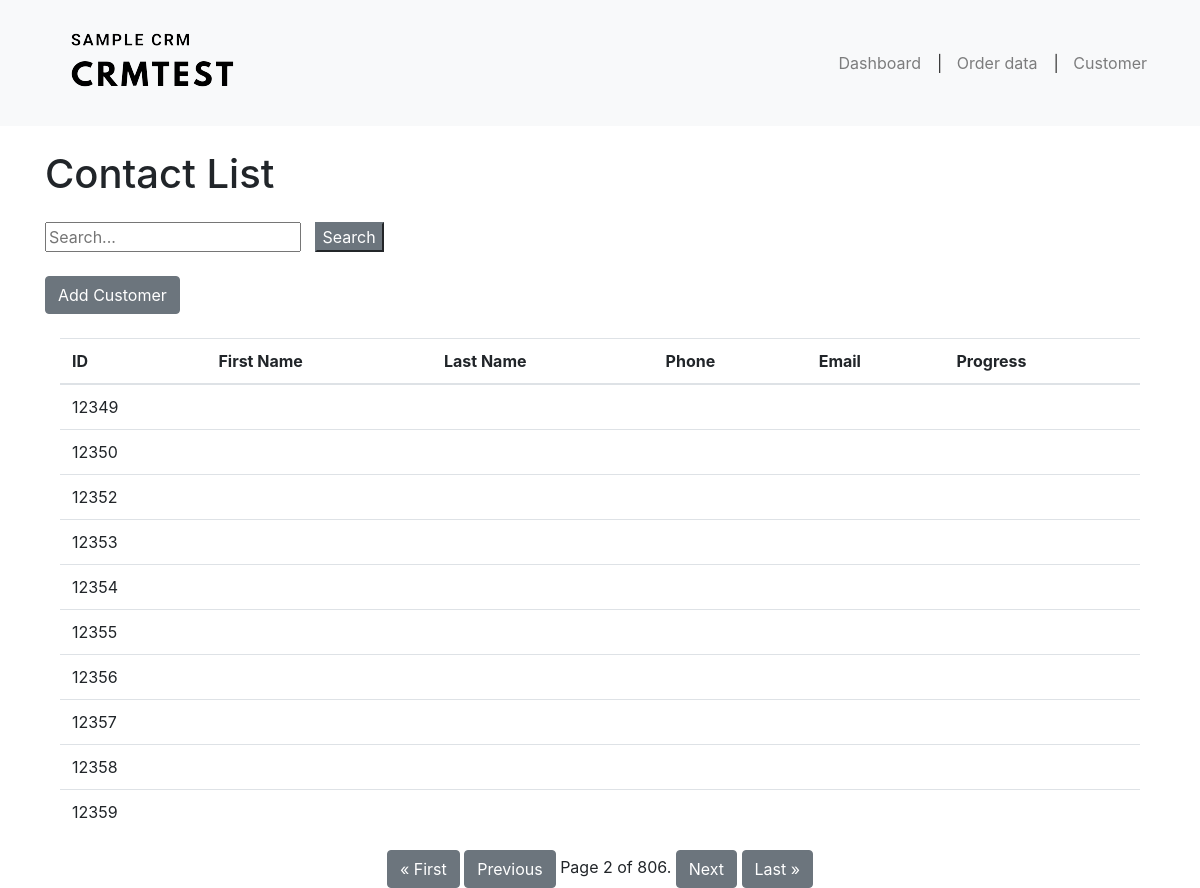
Page /contacts/?page=2 on the committed database.
### crmapplication/models.py (models this page shows, shortened)
class Customer(models.Model):
    customer_id = models.AutoField(primary_key=True)
    first_name = models.CharField(max_length = 255,blank=True)
    last_name = models.CharField(max_length = 255, blank=True)
    email = models.EmailField( blank=True)
    phone = models.CharField(max_length=20,blank = True)
    progress = models.CharField(max_length = 255,blank=True)
    address = models.TextField(blank = True)

### crmapplication/views.py (the view)
# urls.py: path('contacts/', views.contact_list, name='contact_list'),
def contact_list(request):
    contacts = Customer.objects.all()
    paginator = Paginator(contacts, 10)  # Show 10 contacts per page
    page = request.GET.get('page')
    contacts = paginator.get_page(page)
    return render(request, 'crm/contact_list.html', {'contacts': contacts})

### crmapplication/templates/crm/contact_list.html (shortened to what this page needs)
{% extends 'base.html' %}
{% load static %}
{% block content %}
<div class="container mt-4">
    <div class="row">
        <h1>Contact List</h1><br/>
    </div>
    <div class="row mt-3">
        <input type="text" id="search-bar" placeholder="Search...">&nbsp&nbsp&nbsp
        <button id="search-button" class="sbtn btn-secondary">Search</button>
    </div>
</div>
<div class="container mt-4">
    <div class="row mt-3">
        <a href="{% url 'customer_detail' %}" class="btn btn-secondary">Add Customer</a>
    </div>
	<br/>
    <table class="table table-hover">
        <thead>
            <tr>
                <th>ID</th>
                <th>First Name</th>
                <th>Last Name</th>
                <th>Phone</th>
                <th>Email</th>
                <th>Progress</th>
            </tr>
        </thead>
        <tbody>
            {% for contact in contacts %}
                <tr class="customer-row" data-customerid="{{ contact.customer_id }}">
                    <td>{{ contact.customer_id }}</td>
                    <td>{{ contact.first_name }}</td>
                    <td>{{ contact.last_name }}</td>
                    <td>{{ contact.phone }}</td>
                    <td>{{ contact.email }}</td>
                    <td>{{ contact.progress }}</td>
                </tr>
            {% endfor %}
        </tbody>
    </table>
    <div class="pagination justify-content-center">
        <span class="step-links">
            {% if contacts.has_previous %}
                <a href="?page=1" class="btn btn-secondary">&laquo; First</a>
                <a href="?page={{ contacts.previous_page_number }}" class="btn btn-secondary">Previous</a>
            {% endif %}
            <span class="current-page">
                Page {{ contacts.number }} of {{ contacts.paginator.num_pages }}.
            </span>
            {% if contacts.has_next %}
                <a href="?page={{ contacts.next_page_number }}" class="btn btn-secondary">Next</a>
                <a href="?page={{ contacts.paginator.num_pages }}" class="btn btn-secondary">Last &raquo;</a>
            {% endif %}
        </span>
    </div>
</div>
{% endblock %}

### rows in the picture
Customer: customer_id "12349"
Customer: customer_id "12350"
Customer: customer_id "12352"
Customer: customer_id "12353"
Customer: customer_id "12354"
Customer: customer_id "12355"
Customer: customer_id "12356"
Customer: customer_id "12357"
Customer: customer_id "12358"
Customer: customer_id "12359"

### other values in the picture
{{ contacts.number }} "2"
{{ contacts.paginator.num_pages }} "806"
